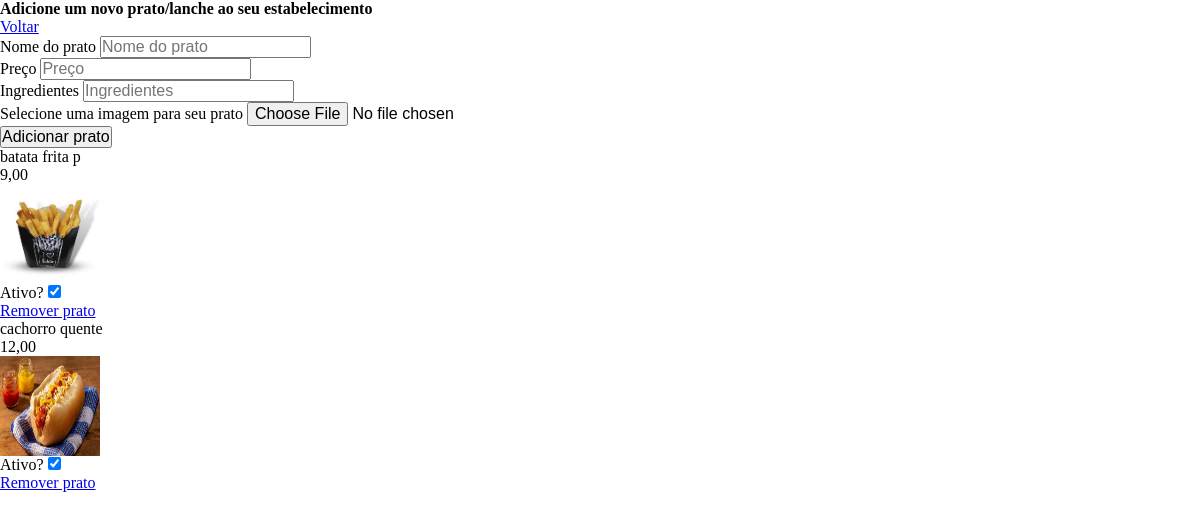
The app's page /administracao/gerenciar_pratos (signed in), older data.
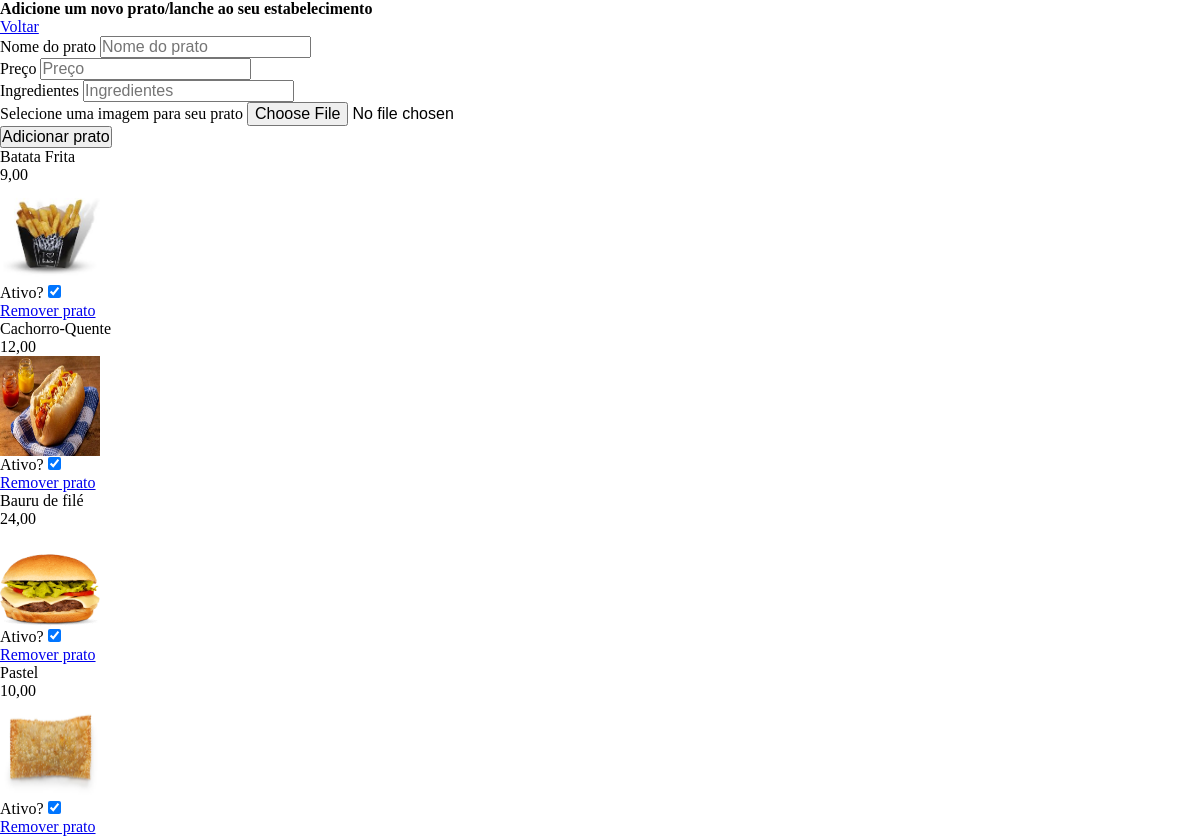
The same page, newer data.
### pratoservido/models.py (models this page shows, shortened)
class Prato(models.Model):
    nome = models.CharField(max_length=200, null=True, blank=True)
    preco = models.DecimalField(max_digits=10, decimal_places=2, default=0.00)
    ingredientes = models.TextField(max_length=500, null=True, blank=True)
    imagem = models.ImageField(upload_to='prato', default='prato/pratopadrao.webp')
    ativo = models.BooleanField(default=True)
    estabelecimento = models.ForeignKey(Estabelecimento, on_delete=models.CASCADE, related_name='pratos')

### pratoservido/views.py (the view, shortened to what this page needs)
# urls.py: path('administracao/gerenciar_pratos', gerenciar_pratos, name='gerenciar_pratos'),
@login_required
def gerenciar_pratos(request):
    usuario = request.user
    estabelecimento = Estabelecimento.objects.get(usuario=usuario)
    pratos = Prato.objects.filter(estabelecimento=estabelecimento)
    context = {'pratos': pratos}
    return render(request, 'administracao/gerenciar_pratos.html', context)

### pratoservido/templates/administracao/gerenciar_pratos.html (shortened to what this page needs)
{% extends 'core/base.html' %} {% load static %} {% block body %}
<h2>Adicione um novo prato/lanche ao seu estabelecimento</h2>
<a href="{% url 'administracao' %}">Voltar</a>
<form action="{% url 'gerenciar_pratos' %}" method="post" enctype="multipart/form-data">
    <div>
        <label for="prato">Nome do prato</label>
        <input name="prato" type="text" placeholder="Nome do prato" required>
    </div>
    <div>
        <label for="preco">Preço</label>
        <input name="preco" type="number" step="0.01" placeholder="Preço">
    </div>
    <div>
        <label for="ingredientes">Ingredientes</label>
        <input name="ingredientes" type="text" placeholder="Ingredientes">
    </div>
    <div>
        <label for="imagem">Selecione uma imagem para seu prato</label>
        <input name="imagem" type="file" accept="image/*">
    </div>
    <button type="submit">Adicionar prato</button>
</form>
{% for prato in pratos %}
    <div style="display: flex; flex-flow: column;">
        <p>{{ prato.nome }}</p>
        <p>{{ prato.preco }}</p>
        <img src="{{ prato.imagem.url }}" alt="imagem do {{ prato.nome }}" style="width: 100px; height: 100px;">
        <form action="{% url 'ativar_prato' prato.id %}" method="post">
            <label for="ativo">Ativo?</label>
            <input type="checkbox" name="ativo" {% if prato.ativo %} checked {% endif %} onchange="this.form.submit()">
        </form>
        <a href="{% url 'remover_prato' id_prato=prato.id %}">Remover prato</a>
    </div>
{% endfor%}
{% endblock %}

Row changes from the older to the newer data that the page shows:
changed Prato: nome "batata frita p" → "Batata Frita"
changed Prato: nome "cachorro quente" → "Cachorro-Quente"
added Prato: nome "Bauru de filé", preco "24,00", imagem (picture), ativo "☑"
added Prato: nome "Pastel", preco "10,00", imagem (picture), ativo "☑"
